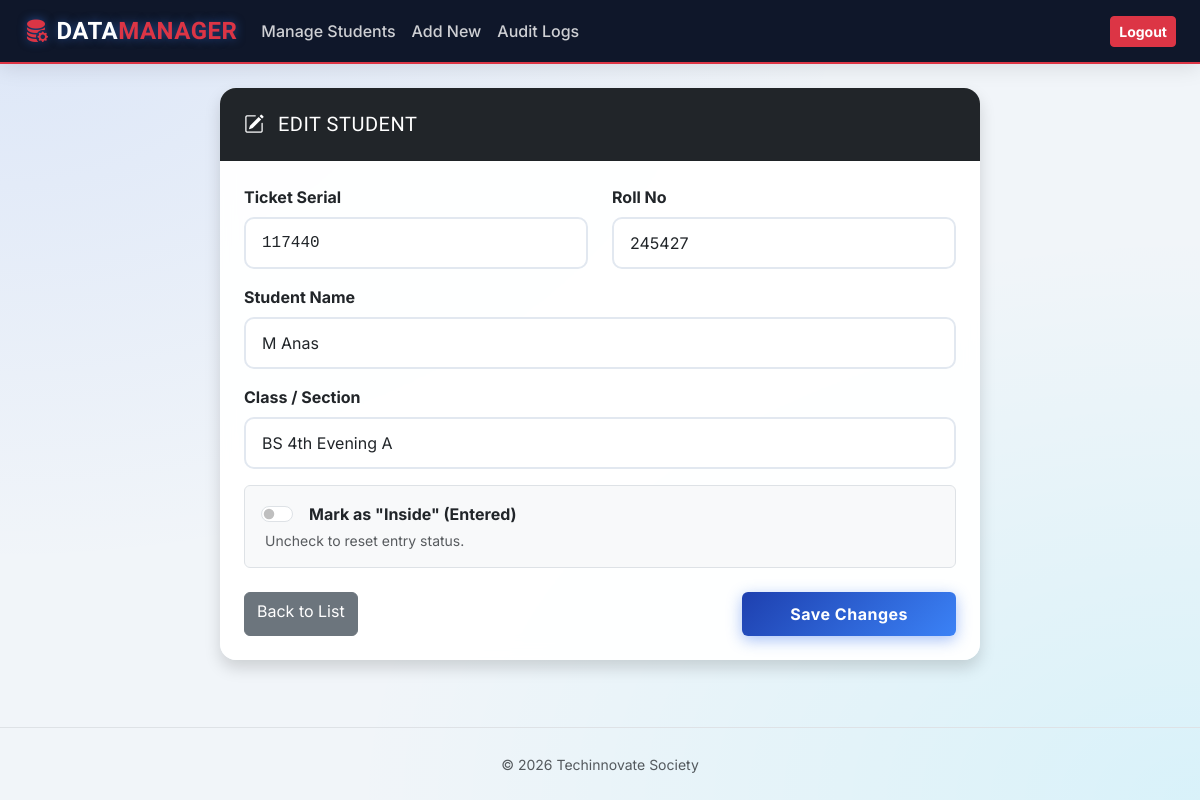
Screenshot of /admin/edit_student.php?id=577 (signed in) with the database file from the repository.
### tables this page shows
CREATE TABLE `tickets` (
  `id` int(6) UNSIGNED NOT NULL,
  `ticket_serial` varchar(50) NOT NULL,
  `student_name` varchar(100) NOT NULL,
  `roll_no` varchar(50) NOT NULL,
  `class_section` varchar(50) NOT NULL,
  `department` varchar(50) NOT NULL DEFAULT 'Information Technology',
  `has_entered` tinyint(1) DEFAULT 0,
  `entry_time` datetime DEFAULT NULL,
  `created_at` timestamp NOT NULL DEFAULT current_timestamp(),
  `is_manual` tinyint(1) DEFAULT 0,
  `guest_category` varchar(50) DEFAULT 'Student'
);

### admin/edit_student.php (the view, shortened to what this page needs)
<?php
include '../config/db.php';
include '../includes/admin_header.php';
$id = isset($_GET['id']) ? intval($_GET['id']) : 0;
$student = $conn->query("SELECT * FROM tickets WHERE id = $id")->fetch_assoc();
?>
<div class="row justify-content-center">
    <div class="col-md-8">
        <div class="card shadow border-0">
            <div class="card-header bg-dark text-white">
                <h5 class="mb-0"><i class="bi bi-pencil-square me-2"></i> Edit Student</h5>
            </div>
            <div class="card-body p-4">
                <form method="POST">
                    <div class="row mb-3">
                        <div class="col-md-6">
                            <label class="form-label fw-bold">Ticket Serial</label>
                            <input type="text" name="serial" class="form-control font-monospace" value="<?php echo htmlspecialchars($student['ticket_serial']); ?>" required>
                        </div>
                        <div class="col-md-6">
                            <label class="form-label fw-bold">Roll No</label>
                            <input type="text" name="roll" class="form-control" value="<?php echo htmlspecialchars($student['roll_no']); ?>" required>
                        </div>
                    </div>
                    <div class="mb-3">
                        <label class="form-label fw-bold">Student Name</label>
                        <input type="text" name="name" class="form-control" value="<?php echo htmlspecialchars($student['student_name']); ?>" required>
                    </div>
                    <div class="mb-3">
                        <label class="form-label fw-bold">Class / Section</label>
                        <input type="text" name="class" class="form-control" value="<?php echo htmlspecialchars($student['class_section']); ?>" required>
                    </div>
                    <div class="mb-4">
                        <div class="form-check form-switch p-3 bg-light border rounded">
                            <input class="form-check-input ms-0 me-3" type="checkbox" name="status" id="statusSwitch" <?php echo ($student['has_entered'] == 1) ? 'checked' : ''; ?>>
                            <label class="form-check-label fw-bold" for="statusSwitch">
                                Mark as "Inside" (Entered)
                            </label>
                            <div class="form-text ms-1">Uncheck to reset entry status.</div>
                        </div>
                    </div>
                    <div class="d-flex justify-content-between">
                        <a href="admin.php" class="btn btn-secondary">Back to List</a>
                        <button type="submit" name="update" class="btn btn-primary px-5 fw-bold">Save Changes</button>
                    </div>
                </form>
            </div>
        </div>
    </div>
</div>
<?php include '../includes/footer.php'; ?>

### assets/style.css (style rules this page uses)
:root { --tech-primary: #2563eb; --tech-secondary: #00d4ff; --tech-dark: #0f172a; --tech-light: #f1f5f9; --tech-gradient: linear-gradient(135deg, #1e40af 0%, #3b82f6 100%); --glass-bg: rgba(255, 255, 255, 0.95); --card-shadow: 0 10px 30px -5px rgba(0, 0, 0, 0.1); }
body { background-color: #f8fafc; background-image: radial-gradient(at 0% 0%, rgba(37, 99, 235, 0.1) 0px, transparent 50%), radial-gradient(at 100% 100%, rgba(0, 212, 255, 0.1) 0px, transparent 50%); background-attachment: fixed; font-family: 'Inter', sans-serif; color: var(--tech-dark); }
h1, h2, h3, h4, h5, .navbar-brand { font-family: 'Rajdhani', sans-serif; text-transform: uppercase; letter-spacing: 0.5px; }
.card { border: 1px solid rgba(255,255,255,0.5); border-radius: 16px; background: var(--glass-bg); box-shadow: var(--card-shadow); backdrop-filter: blur(10px); transition: transform 0.3s cubic-bezier(0.4, 0, 0.2, 1), box-shadow 0.3s; overflow: hidden; }
.card-header { background: transparent; border-bottom: 1px solid rgba(0,0,0,0.05); padding: 1.5rem; }
.btn-primary { background: var(--tech-gradient); border: none; box-shadow: 0 4px 15px rgba(37, 99, 235, 0.4); font-weight: 600; padding: 10px 24px; letter-spacing: 0.5px; }
.form-control, .form-select { border: 2px solid #e2e8f0; border-radius: 10px; padding: 0.75rem 1rem; background-color: rgba(255,255,255,0.8); }

### includes/admin_header.php (style rules this page uses)
body { background-color: #f1f5f9; }

### rows the page displays
tickets: serial "117440", roll "245427", name "M Anas", class "BS 4th Evening A"
